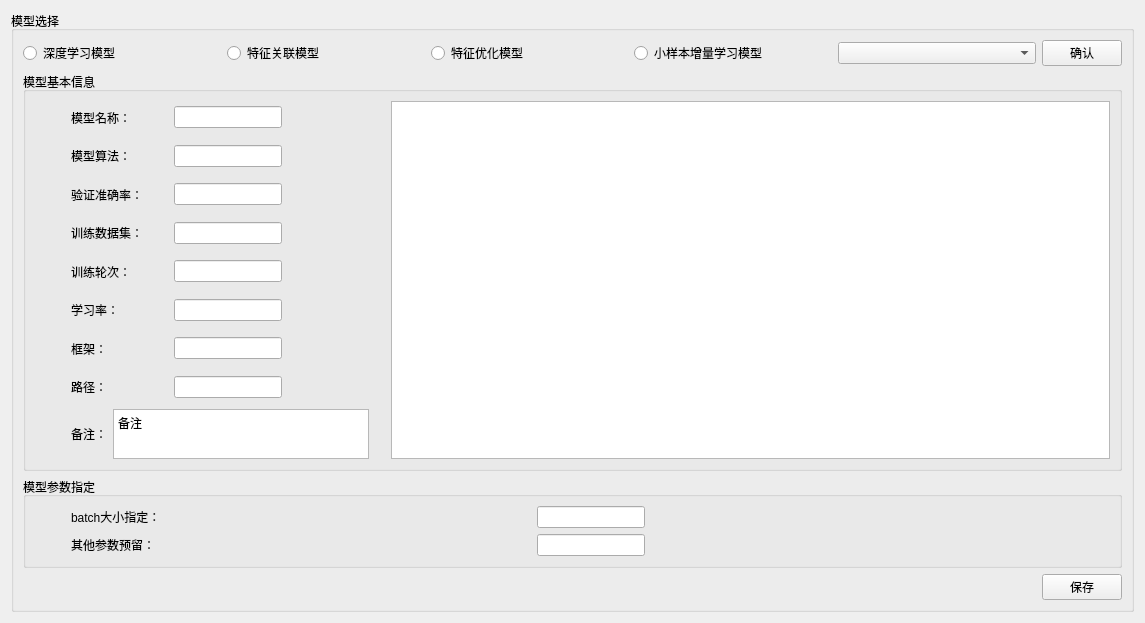
          <widget class="QWidget" name="scrollAreaWidgetContents_2">
           <property name="geometry">
            <rect>
             <x>0</x>
             <y>0</y>
             <width>1145</width>
             <height>623</height>
            </rect>
           </property>
           <layout class="QVBoxLayout" name="verticalLayout_18">
            <item>
             <widget class="QGroupBox" name="groupBox_7">
              <property name="title">
               <string>模型选择</string>
              </property>
              <layout class="QVBoxLayout" name="verticalLayout_27">
               <item>
                <layout class="QHBoxLayout" name="horizontalLayout_44">
                 <item>
                  <widget class="QRadioButton" name="radioButton__TRA_DL__choice">
                   <property name="text">
                    <string>深度学习模型</string>
                   </property>
                   <property name="checkable">
                    <bool>true</bool>
                   </property>
                   <property name="checked">
                    <bool>false</bool>
                   </property>
                  </widget>
                 </item>
                 <item>
                  <widget class="QRadioButton" name="radioButton__FEA_RELE__choice">
                   <property name="text">
                    <string>特征关联模型</string>
                   </property>
                  </widget>
                 </item>
                 <item>
                  <widget class="QRadioButton" name="radioButton__FEA_OPTI__choice">
                   <property name="text">
                    <string>特征优化模型</string>
                   </property>
                  </widget>
                 </item>
                 <item>
                  <widget class="QRadioButton" name="radioButton__INCRE__choice">
                   <property name="text">
                    <string>小样本增量学习模型</string>
                   </property>
                  </widget>
                 </item>
                 <item>
                  <widget class="QComboBox" name="comboBox_modelNameChoice">
                   <property name="sizePolicy">
                    <sizepolicy hsizetype="Preferred" vsizetype="Fixed">
                     <horstretch>0</horstretch>
                     <verstretch>0</verstretch>
                    </sizepolicy>
                   </property>
                   <property name="minimumSize">
                    <size>
                     <width>20</width>
                     <height>0</height>
                    </size>
                   </property>
                  </widget>
                 </item>
                 <item>
                  <widget class="QPushButton" name="pushButton_modelConfirm">
                   <property name="sizePolicy">
                    <sizepolicy hsizetype="Fixed" vsizetype="Fixed">
                     <horstretch>0</horstretch>
                     <verstretch>0</verstretch>
                    </sizepolicy>
                   </property>
                   <property name="text">
                    <string>确认</string>
                   </property>
                  </widget>
                 </item>
                </layout>
               </item>
               <item>
                <widget class="QGroupBox" name="groupBox_8">
                 <property name="title">
                  <string>模型基本信息</string>
                 </property>
                 <layout class="QVBoxLayout" name="verticalLayout_36">
                  <item>
                   <layout class="QHBoxLayout" name="horizontalLayout">
                    <item>
                     <layout class="QVBoxLayout" name="verticalLayout_49">
                      <item>
                       <layout class="QHBoxLayout" name="horizontalLayout_67">
                        <item>
                         <widget class="QLabel" name="label_130">
                          <property name="minimumSize">
                           <size>
                            <width>30</width>
                            <height>0</height>
                           </size>
                          </property>
                          <property name="maximumSize">
                           <size>
                            <width>30</width>
                            <height>16777215</height>
                           </size>
                          </property>
                          <property name="text">
                           <string/>
                          </property>
                         </widget>
                        </item>
                        <item>
                         <widget class="QLabel" name="label_131">
                          <property name="text">
                           <string>模型名称：</string>
                          </property>
                         </widget>
                        </item>
                        <item>
                         <widget class="QLineEdit" name="lineEdit_modelChoice_name">
                          <property name="sizePolicy">
                           <sizepolicy hsizetype="Fixed" vsizetype="Fixed">
                            <horstretch>0</horstretch>
                            <verstretch>0</verstretch>
                           </sizepolicy>
                          </property>
                         </widget>
                        </item>
                        <item>
                         <widget class="QLabel" name="label_132">
                          <property name="minimumSize">
                           <size>
                            <width>10</width>
                            <height>0</height>
                           </size>
                          </property>
                          <property name="text">
                           <string/>
                          </property>
                         </widget>
                        </item>
                       </layout>
                      </item>
                      <item>
                       <layout class="QHBoxLayout" name="horizontalLayout_57">
                        <item>
                         <widget class="QLabel" name="label_113">
                          <property name="minimumSize">
                           <size>
                            <width>30</width>
                            <height>0</height>
                           </size>
                          </property>
                          <property name="maximumSize">
                           <size>
                            <width>30</width>
                            <height>16777215</height>
                           </size>
                          </property>
                          <property name="text">
                           <string/>
                          </property>
                         </widget>
                        </item>
                        <item>
                         <widget class="QLabel" name="label_119">
                          <property name="text">
                           <string>模型算法：</string>
                          </property>
                         </widget>
                        </item>
                        <item>
                         <widget class="QLineEdit" name="lineEdit_modelChoice_algorithm">
                          <property name="sizePolicy">
                           <sizepolicy hsizetype="Fixed" vsizetype="Fixed">
                            <horstretch>0</horstretch>
                            <verstretch>0</verstretch>
                           </sizepolicy>
                          </property>
                         </widget>
                        </item>
                        <item>
                         <widget class="QLabel" name="label_120">
                          <property name="minimumSize">
                           <size>
                            <width>10</width>
                            <height>0</height>
                           </size>
                          </property>
                          <property name="text">
                           <string/>
                          </property>
                         </widget>
                        </item>
                       </layout>
                      </item>
                      <item>
                       <layout class="QHBoxLayout" name="horizontalLayout_65">
                        <item>
                         <widget class="QLabel" name="label_124">
                          <property name="minimumSize">
                           <size>
                            <width>30</width>
                            <height>0</height>
                           </size>
                          </property>
                          <property name="maximumSize">
                           <size>
                            <width>30</width>
                            <height>16777215</height>
                           </size>
                          </property>
                          <property name="text">
                           <string/>
                          </property>
                         </widget>
                        </item>
                        <item>
                         <widget class="QLabel" name="label_125">
                          <property name="text">
                           <string>验证准确率：</string>
                          </property>
                         </widget>
                        </item>
                        <item>
                         <widget class="QLineEdit" name="lineEdit_modelChoice_accuracy">
                          <property name="sizePolicy">
                           <sizepolicy hsizetype="Fixed" vsizetype="Fixed">
                            <horstretch>0</horstretch>
                            <verstretch>0</verstretch>
                           </sizepolicy>
                          </property>
                         </widget>
                        </item>
                        <item>
                         <widget class="QLabel" name="label_126">
                          <property name="minimumSize">
                           <size>
                            <width>10</width>
                            <height>0</height>
                           </size>
                          </property>
                          <property name="text">
                           <string/>
                          </property>
                         </widget>
                        </item>
                       </layout>
                      </item>
                      <item>
                       <layout class="QHBoxLayout" name="horizontalLayout_64">
                        <item>
                         <widget class="QLabel" name="label_121">
                          <property name="minimumSize">
                           <size>
                            <width>30</width>
                            <height>0</height>
                           </size>
                          </property>
                          <property name="maximumSize">
                           <size>
                            <width>30</width>
                            <height>16777215</height>
                           </size>
                          </property>
                          <property name="text">
                           <string/>
                          </property>
                         </widget>
                        </item>
                        <item>
                         <widget class="QLabel" name="label_122">
                          <property name="text">
                           <string>训练数据集：</string>
                          </property>
                         </widget>
                        </item>
                        <item>
                         <widget class="QLineEdit" name="lineEdit_modelChoice_trainDataset">
                          <property name="sizePolicy">
                           <sizepolicy hsizetype="Fixed" vsizetype="Fixed">
                            <horstretch>0</horstretch>
                            <verstretch>0</verstretch>
                           </sizepolicy>
                          </property>
                         </widget>
                        </item>
                        <item>
                         <widget class="QLabel" name="label_123">
                          <property name="minimumSize">
                           <size>
                            <width>10</width>
                            <height>0</height>
                           </size>
                          </property>
                          <property name="text">
                           <string/>
                          </property>
                         </widget>
                        </item>
                       </layout>
                      </item>
                      <item>
                       <layout class="QHBoxLayout" name="horizontalLayout_47">
                        <item>
                         <widget class="QLabel" name="label_77">
                          <property name="minimumSize">
                           <size>
                            <width>30</width>
                            <height>0</height>
                           </size>
                          </property>
                          <property name="maximumSize">
                           <size>
                            <width>30</width>
                            <height>16777215</height>
                           </size>
                          </property>
                          <property name="text">
                           <string/>
                          </property>
                         </widget>
                        </item>
                        <item>
                         <widget class="QLabel" name="label_55">
                          <property name="text">
                           <string>训练轮次：</string>
                          </property>
                         </widget>
                        </item>
                        <item>
                         <widget class="QLineEdit" name="lineEdit_modelChoice_trainEpoch">
                          <property name="sizePolicy">
                           <sizepolicy hsizetype="Fixed" vsizetype="Fixed">
                            <horstretch>0</horstretch>
                            <verstretch>0</verstretch>
                           </sizepolicy>
                          </property>
                         </widget>
                        </item>
                        <item>
                         <widget class="QLabel" name="label_56">
                          <property name="minimumSize">
                           <size>
                            <width>10</width>
                            <height>0</height>
                           </size>
                          </property>
                          <property name="text">
                           <string/>
                          </property>
                         </widget>
                        </item>
                       </layout>
                      </item>
                      <item>
                       <layout class="QHBoxLayout" name="horizontalLayout_48">
                        <item>
                         <widget class="QLabel" name="label_81">
                          <property name="minimumSize">
                           <size>
                            <width>30</width>
                            <height>0</height>
                           </size>
                          </property>
                          <property name="maximumSize">
                           <size>
                            <width>30</width>
                            <height>16777215</height>
                           </size>
                          </property>
                          <property name="text">
                           <string/>
                          </property>
                         </widget>
                        </item>
                        <item>
                         <widget class="QLabel" name="label_82">
                          <property name="text">
                           <string>学习率：</string>
                          </property>
                         </widget>
                        </item>
                        <item>
                         <widget class="QLineEdit" name="lineEdit_modelChoice_trainLR">
                          <property name="sizePolicy">
                           <sizepolicy hsizetype="Fixed" vsizetype="Fixed">
                            <horstretch>0</horstretch>
                            <verstretch>0</verstretch>
                           </sizepolicy>
                          </property>
                         </widget>
                        </item>
                        <item>
                         <widget class="QLabel" name="label_85">
                          <property name="minimumSize">
                           <size>
                            <width>10</width>
                            <height>0</height>
                           </size>
                          </property>
                          <property name="text">
                           <string/>
                          </property>
                         </widget>
                        </item>
                       </layout>
                      </item>
                      <item>
                       <layout class="QHBoxLayout" name="horizontalLayout_49">
                        <item>
                         <widget class="QLabel" name="label_44">
                          <property name="minimumSize">
                           <size>
                            <width>30</width>
                            <height>0</height>
                           </size>
                          </property>
                          <property name="maximumSize">
                           <size>
                            <width>30</width>
                            <height>16777215</height>
                           </size>
                          </property>
                          <property name="text">
                           <string/>
                          </property>
                         </widget>
                        </item>
                        <item>
                         <widget class="QLabel" name="label_20">
                          <property name="text">
                           <string>框架：</string>
                          </property>
                         </widget>
                        </item>
                        <item>
                         <widget class="QLineEdit" name="lineEdit_modelChoice_framework">
                          <property name="sizePolicy">
                           <sizepolicy hsizetype="Fixed" vsizetype="Fixed">
                            <horstretch>0</horstretch>
                            <verstretch>0</verstretch>
                           </sizepolicy>
                          </property>
                         </widget>
                        </item>
                        <item>
                         <widget class="QLabel" name="label_86">
                          <property name="minimumSize">
                           <size>
                            <width>10</width>
                            <height>0</height>
                           </size>
                          </property>
                          <property name="text">
                           <string/>
                          </property>
                         </widget>
                        </item>
                       </layout>
                      </item>
                      <item>
                       <layout class="QHBoxLayout" name="horizontalLayout_54">
                        <item>
                         <widget class="QLabel" name="label_105">
                          <property name="minimumSize">
                           <size>
                            <width>30</width>
                            <height>0</height>
                           </size>
                          </property>
                          <property name="maximumSize">
                           <size>
                            <width>30</width>
                            <height>16777215</height>
                           </size>
                          </property>
                          <property name="text">
                           <string/>
                          </property>
                         </widget>
                        </item>
                        <item>
                         <widget class="QLabel" name="label_106">
                          <property name="text">
                           <string>路径：</string>
                          </property>
                         </widget>
                        </item>
                        <item>
                         <widget class="QLineEdit" name="lineEdit_modelChoice_PATH">
                          <property name="sizePolicy">
                           <sizepolicy hsizetype="Preferred" vsizetype="Fixed">
                            <horstretch>0</horstretch>
                            <verstretch>0</verstretch>
                           </sizepolicy>
                          </property>
                         </widget>
                        </item>
                        <item>
                         <widget class="QLabel" name="label_107">
                          <property name="minimumSize">
                           <size>
                            <width>10</width>
                            <height>0</height>
                           </size>
                          </property>
                          <property name="text">
                           <string/>
                          </property>
                         </widget>
                        </item>
                       </layout>
                      </item>
                      <item>
                       <layout class="QHBoxLayout" name="horizontalLayout_55">
                        <item>
                         <widget class="QLabel" name="label_108">
                          <property name="minimumSize">
                           <size>
                            <width>30</width>
                            <height>0</height>
                           </size>
                          </property>
                          <property name="maximumSize">
                           <size>
                            <width>30</width>
                            <height>16777215</height>
                           </size>
                          </property>
                          <property name="text">
                           <string/>
                          </property>
                         </widget>
                        </item>
                        <item>
                         <widget class="QLabel" name="label_109">
                          <property name="text">
                           <string>备注：</string>
                          </property>
                         </widget>
                        </item>
                        <item>
                         <widget class="QPlainTextEdit" name="plainTextEdit_modelChoice_note">
                          <property name="sizePolicy">
                           <sizepolicy hsizetype="Fixed" vsizetype="Fixed">
                            <horstretch>0</horstretch>
                            <verstretch>0</verstretch>
                           </sizepolicy>
                          </property>
                          <property name="maximumSize">
                           <size>
                            <width>16777215</width>
                            <height>50</height>
                           </size>
                          </property>
                          <property name="baseSize">
                           <size>
                            <width>0</width>
                            <height>0</height>
                           </size>
                          </property>
                          <property name="plainText">
                           <string>备注
</string>
                          </property>
                         </widget>
                        </item>
                        <item>
                         <widget class="QLabel" name="label_111">
                          <property name="minimumSize">
                           <size>
                            <width>10</width>
                            <height>0</height>
                           </size>
                          </property>
                          <property name="text">
                           <string/>
                          </property>
                         </widget>
                        </item>
                       </layout>
                      </item>
                     </layout>
                    </item>
                    <item>
                     <widget class="QGraphicsView" name="graphicsView_2_modelImg"/>
                    </item>
                   </layout>
                  </item>
                 </layout>
                </widget>
               </item>
               <item>
                <widget class="QGroupBox" name="groupBox_9">
                 <property name="title">
                  <string>模型参数指定</string>
                 </property>
                 <layout class="QVBoxLayout" name="verticalLayout_40">
                  <item>
                   <layout class="QHBoxLayout" name="horizontalLayout_50">
                    <item>
                     <widget class="QLabel" name="label_87">
                      <property name="minimumSize">
                       <size>
                        <width>30</width>
                        <height>0</height>
                       </size>
                      </property>
                      <property name="maximumSize">
                       <size>
                        <width>30</width>
                        <height>16777215</height>
                       </size>
                      </property>
                      <property name="text">
                       <string/>
                      </property>
                     </widget>
                    </item>
                    <item>
                     <widget class="QLabel" name="label_88">
                      <property name="text">
                       <string>batch大小指定：</string>
                      </property>
                     </widget>
                    </item>
                    <item>
                     <widget class="QLineEdit" name="lineEdit_modelChoice_batch">
                      <property name="sizePolicy">
                       <sizepolicy hsizetype="Fixed" vsizetype="Fixed">
                        <horstretch>0</horstretch>
                        <verstretch>0</verstretch>
                       </sizepolicy>
                      </property>
                     </widget>
                    </item>
                    <item>
                     <widget class="QLabel" name="label_89">
                      <property name="minimumSize">
                       <size>
                        <width>10</width>
                        <height>0</height>
                       </size>
                      </property>
                      <property name="text">
                       <string/>
                      </property>
                     </widget>
                    </item>
                   </layout>
                  </item>
                  <item>
                   <layout class="QHBoxLayout" name="horizontalLayout_51">
                    <item>
                     <widget class="QLabel" name="label_90">
                      <property name="minimumSize">
                       <size>
                        <width>30</width>
                        <height>0</height>
                       </size>
                      </property>
                      <property name="maximumSize">
                       <size>
                        <width>30</width>
                        <height>16777215</height>
                       </size>
                      </property>
                      <property name="text">
                       <string/>
                      </property>
                     </widget>
                    </item>
                    <item>
                     <widget class="QLabel" name="label_91">
                      <property name="text">
                       <string>其他参数预留：</string>
                      </property>
                     </widget>
                    </item>
                    <item>
                     <widget class="QLineEdit" name="lineEdit_modelChoice_other">
                      <property name="sizePolicy">
                       <sizepolicy hsizetype="Fixed" vsizetype="Fixed">
                        <horstretch>0</horstretch>
                        <verstretch>0</verstretch>
                       </sizepolicy>
                      </property>
                     </widget>
                    </item>
                    <item>
                     <widget class="QLabel" name="label_92">
                      <property name="minimumSize">
                       <size>
                        <width>10</width>
                        <height>0</height>
                       </size>
                      </property>
                      <property name="text">
                       <string/>
                      </property>
                     </widget>
                    </item>
                   </layout>
                  </item>
                 </layout>
                </widget>
               </item>
               <item>
                <layout class="QHBoxLayout" name="horizontalLayout_56">
                 <item>
                  <widget class="QLabel" name="label_112">
                   <property name="text">
                    <string/>
                   </property>
                  </widget>
                 </item>
                 <item>
                  <widget class="QPushButton" name="pushButton_saveModelAttri">
                   <property name="sizePolicy">
                    <sizepolicy hsizetype="Fixed" vsizetype="Fixed">
                     <horstretch>0</horstretch>
                     <verstretch>0</verstretch>
                    </sizepolicy>
                   </property>
                   <property name="text">
                    <string>保存</string>
                   </property>
                  </widget>
                 </item>
                </layout>
               </item>
              </layout>
             </widget>
            </item>
           </layout>
          </widget>
